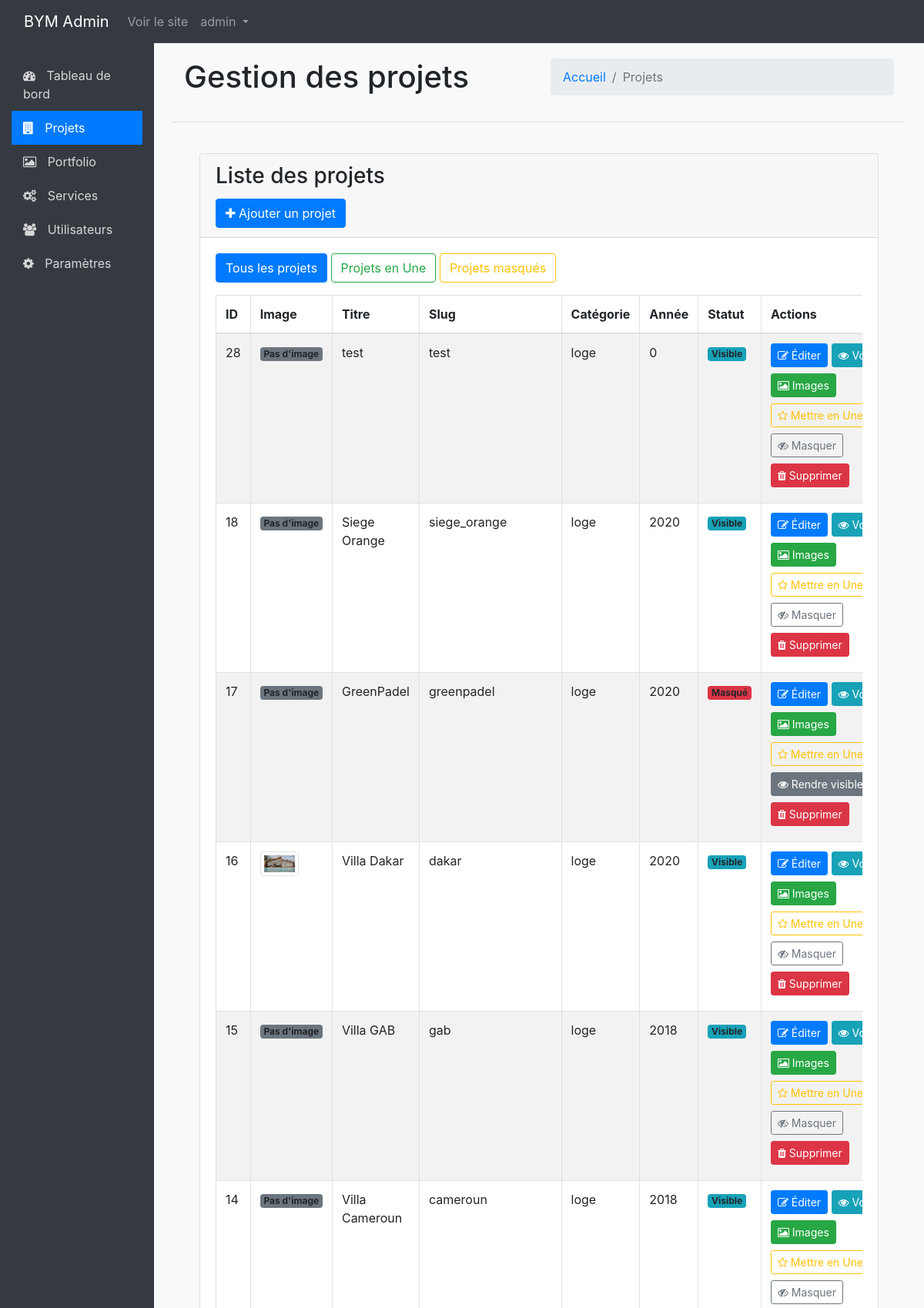
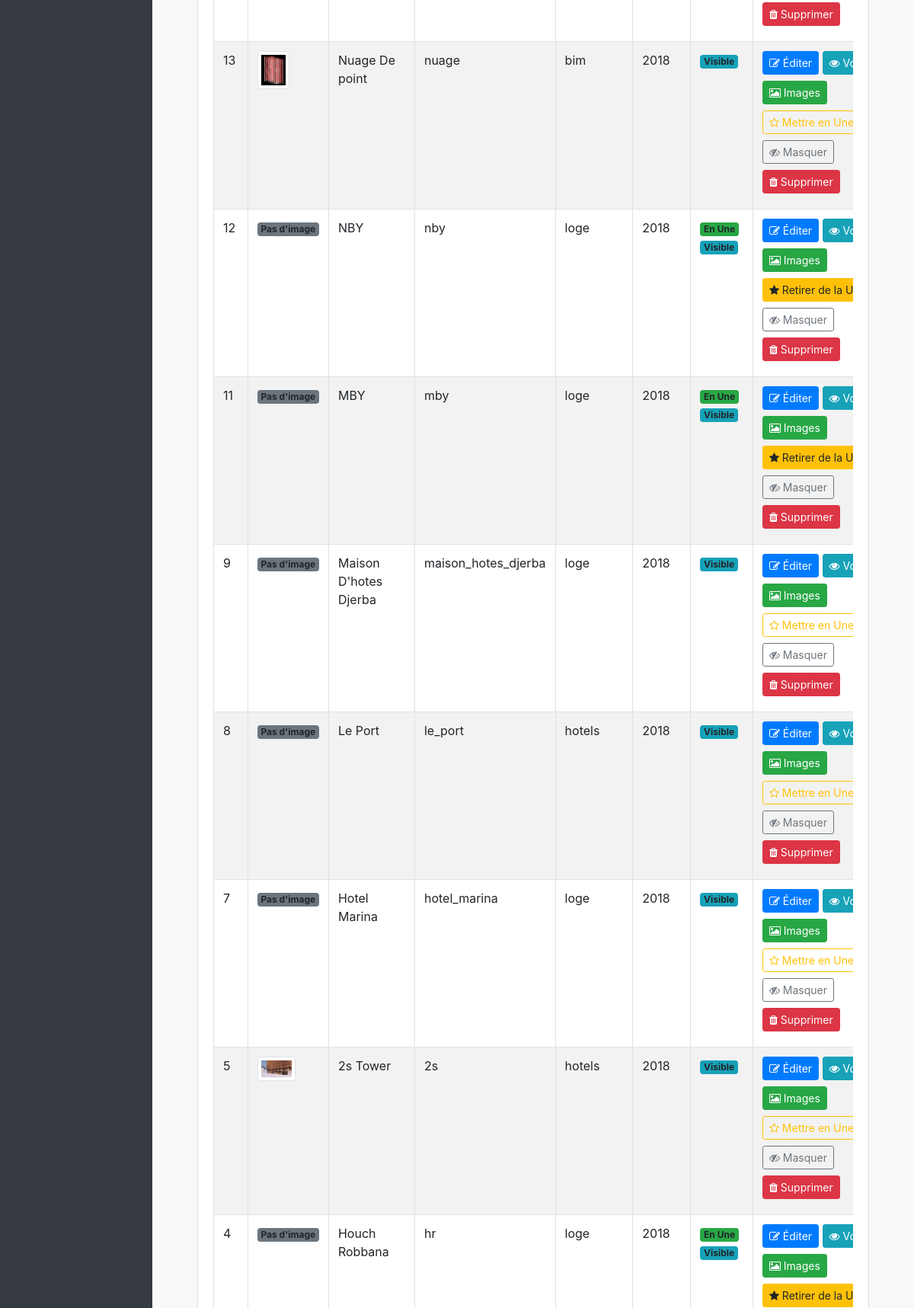
The app's page /admin/projects.php (signed in, upper part) with its own data (2 pictures, top to bottom).
### tables this page shows
CREATE TABLE `projects` (
  `id` int(11) NOT NULL,
  `slug` varchar(100) NOT NULL,
  `title` varchar(200) NOT NULL,
  `description` text DEFAULT NULL,
  `year` int(11) DEFAULT NULL,
  `category` varchar(50) DEFAULT NULL,
  `client` varchar(100) DEFAULT NULL,
  `website` varchar(255) DEFAULT NULL,
  `btnText` varchar(50) DEFAULT 'See Project',
  `created_at` timestamp NOT NULL DEFAULT current_timestamp(),
  `updated_at` timestamp NOT NULL DEFAULT current_timestamp() ON UPDATE current_timestamp(),
  `featured` tinyint(1) NOT NULL DEFAULT 0,
  `hidden` tinyint(1) NOT NULL DEFAULT 0
);

### admin/projects.php (the view, shortened to what this page needs)
<?php
include "../connect/connect.php";
include "admin_header.php";
$filter = isset($_GET['filter']) ? $_GET['filter'] : '';
$whereClause = '';
$query = "SELECT * FROM projects $whereClause ORDER BY id DESC";
$stmt = $pdo->query($query);
$projects = $stmt->fetchAll();
?>
<div class="content-header">
    <div class="container-fluid">
        <div class="row mb-2">
            <div class="col-sm-6">
                <h1 class="m-0">Gestion des projets</h1>
            </div>
            <div class="col-sm-6">
                <ol class="breadcrumb float-sm-end">
                    <li class="breadcrumb-item"><a href="dashboard.php">Accueil</a></li>
                    <li class="breadcrumb-item active">Projets</li>
                </ol>
            </div>
        </div>
    </div>
</div>
<section class="content">
    <div class="container-fluid">
        <div class="card">
            <div class="card-header">
                <h3 class="card-title">Liste des projets</h3>
                <div class="card-tools">
                    <a href="add_project.php" class="btn btn-primary">
                        <i class="fa fa-plus"></i> Ajouter un projet
                    </a>
                </div>
            </div>
            <div class="card-body">
                <div class="mb-3">
                    <a href="projects.php" class="btn <?php echo empty($filter) ? 'btn-primary' : 'btn-outline-primary'; ?> me-2">
                        Tous les projets
                    </a>
                    <a href="projects.php?filter=featured" class="btn <?php echo $filter === 'featured' ? 'btn-success' : 'btn-outline-success'; ?> me-2">
                        Projets en Une
                    </a>
                    <a href="projects.php?filter=hidden" class="btn <?php echo $filter === 'hidden' ? 'btn-warning' : 'btn-outline-warning'; ?> me-2">
                        Projets masqués
                    </a>
                </div>
                <div class="table-responsive">
                    <table class="table table-bordered table-striped">
                        <thead>
                            <tr>
                                <th>ID</th>
                                <th>Image</th>
                                <th>Titre</th>
                                <th>Slug</th>
                                <th>Catégorie</th>
                                <th>Année</th>
                                <th>Statut</th>
                                <th>Actions</th>
                            </tr>
                        </thead>
                        <tbody>
                            <?php if (!empty($projects)): ?>
                                <?php foreach ($projects as $project): ?>
                                    <?php
                                        $projectFolder = "../img/projects/" . $project['slug'] . "/";
                                        $imagesFromFolder = glob($projectFolder . "*.{jpg,jpeg,png,gif}", GLOB_BRACE);
                                        $imagePath = !empty($imagesFromFolder) ? $imagesFromFolder[0] : '../img/default.jpg';
                                    ?>
                                    <tr>
                                        <td><?php echo $project['id']; ?></td>
                                        <td>
                                            <?php if (file_exists($imagePath)): ?>
                                                <img src="<?php echo $imagePath; ?>" alt="<?php echo htmlspecialchars($project['title']); ?>" class="img-thumbnail">
                                            <?php else: ?>
                                                <span class="badge bg-secondary">Pas d'image</span>
                                            <?php endif; ?>
                                        </td>
                                        <td><?php echo htmlspecialchars($project['title']); ?></td>
                                        <td><?php echo htmlspecialchars($project['slug']); ?></td>
                                        <td><?php echo htmlspecialchars($project['category']); ?></td>
                                        <td><?php echo htmlspecialchars($project['year']); ?></td>
                                        <td>
                                            <?php if($project['featured'] == 1): ?>
                                                <span class="badge bg-success">En Une</span>
                                            <?php endif; ?>
                                            <?php if($project['hidden'] == 1): ?>
                                                <span class="badge bg-danger">Masqué</span>
                                            <?php else: ?>
                                                <span class="badge bg-info">Visible</span>
                                            <?php endif; ?>
                                        </td>
                                        <td>
                                            <a href="edit_project.php?id=<?php echo $project['id']; ?>" class="btn btn-sm btn-primary mb-2">
                                                <i class="fa fa-edit"></i> Éditer
                                            </a>
                                            <a href="../project.php?project=<?php echo urlencode($project['slug']); ?>" target="_blank" class="btn btn-sm btn-info mb-2">
                                                <i class="fa fa-eye"></i> Voir
                                            </a>
                                            <a href="manage_images.php?project=<?php echo $project['id']; ?>" class="btn btn-sm btn-success mb-2">
                                                <i class="fa fa-image"></i> Images
                                            </a>
                                            <a href="toggle_featured.php?id=<?php echo $project['id']; ?>" class="btn btn-sm <?php echo $project['featured'] == 1 ? 'btn-warning' : 'btn-outline-warning'; ?> mb-2">
                                                <i class="fa fa-<?php echo $project['featured'] == 1 ? 'star' : 'star-o'; ?>"></i>
                                                <?php echo $project['featured'] == 1 ? 'Retirer de la Une' : 'Mettre en Une'; ?>
                                            </a>
                                            <a href="toggle_visibility.php?id=<?php echo $project['id']; ?>" class="btn btn-sm <?php echo $project['hidden'] == 1 ? 'btn-secondary' : 'btn-outline-secondary'; ?> mb-2">
                                                <i class="fa fa-<?php echo $project['hidden'] == 1 ? 'eye' : 'eye-slash'; ?>"></i>
                                                <?php echo $project['hidden'] == 1 ? 'Rendre visible' : 'Masquer'; ?>
                                            </a>
                                            <a href="delete_project.php?id=<?php echo $project['id']; ?>" class="btn btn-sm btn-danger mb-2" onclick="return confirm('Êtes-vous sûr de vouloir supprimer ce projet?');">
                                                <i class="fa fa-trash"></i> Supprimer
                                            </a>
                                        </td>
                                    </tr>
                                <?php endforeach; ?>
                            <?php else: ?>
                                <tr>
                                    <td colspan="8" class="text-center">Aucun projet trouvé</td>
                                </tr>
                            <?php endif; ?>
                        </tbody>
                    </table>
                </div>
            </div>
        </div>
    </div>
</section>
<?php include "admin_footer.php"; ?>

### admin/admin_header.php (style rules this page uses)
body { padding-top: 56px; min-height: 100vh; display: flex; flex-direction: column; }
.content { flex: 1; padding: 20px; background-color: #f8f9fa; }
.content-header { margin-bottom: 20px; border-bottom: 1px solid #dee2e6; padding-bottom: 10px; }
.table td img { max-width: 50px; max-height: 50px; object-fit: cover; }

### records on screen
projects: id "28", shows "Pas d'image", title "test", slug "test", category "loge", year "0", hidden "Visible", featured 0 (drawn)
projects: id "18", shows "Pas d'image", title "Siege Orange", slug "siege_orange", category "loge", year "2020", hidden "Visible", featured 0 (drawn)
projects: id "17", shows "Pas d'image", title "GreenPadel", slug "greenpadel", category "loge", year "2020", hidden "Masqué", featured 0 (drawn)
projects: id "16", slug (picture), title "Villa Dakar", slug "dakar", category "loge", year "2020", hidden "Visible", featured 0 (drawn)
projects: id "15", shows "Pas d'image", title "Villa GAB", slug "gab", category "loge", year "2018", hidden "Visible", featured 0 (drawn)
projects: id "14", shows "Pas d'image", title "Villa Cameroun", slug "cameroun", category "loge", year "2018", hidden "Visible", featured 0 (drawn)
projects: id "13", slug (picture), title "Nuage De point", slug "nuage", category "bim", year "2018", hidden "Visible", featured 0 (drawn)
projects: id "12", shows "Pas d'image", title "NBY", slug "nby", category "loge", year "2018", featured "En Une", hidden "Visible"
projects: id "11", shows "Pas d'image", title "MBY", slug "mby", category "loge", year "2018", featured "En Une", hidden "Visible"
projects: id "9", shows "Pas d'image", title "Maison D'hotes Djerba", slug "maison_hotes_djerba", category "loge", year "2018", hidden "Visible", featured 0 (drawn)
projects: id "8", shows "Pas d'image", title "Le Port", slug "le_port", category "hotels", year "2018", hidden "Visible", featured 0 (drawn)
projects: id "7", shows "Pas d'image", title "Hotel Marina", slug "hotel_marina", category "loge", year "2018", hidden "Visible", featured 0 (drawn)
projects: id "5", shows a picture, title "2s Tower", slug "2s", category "hotels", year "2018", hidden "Visible", featured 0 (drawn)
projects: id "4", shows "Pas d'image", title "Houch Robbana", slug "hr", category "loge", year "2018", featured "En Une", hidden "Visible"

### other values on screen
$_SESSION['admin_username'] "admin"
